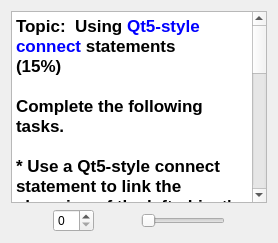
     <widget class="QWidget" name="tab_4">
      <attribute name="title">
       <string>P3</string>
      </attribute>
      <layout class="QVBoxLayout" name="verticalLayout_4">
       <item>
        <widget class="QTextBrowser" name="textBrowser_4">
         <property name="html">
          <string>&lt;!DOCTYPE HTML PUBLIC &quot;-//W3C//DTD HTML 4.0//EN&quot; &quot;http://www.w3.org/TR/REC-html40/strict.dtd&quot;&gt;
&lt;html&gt;&lt;head&gt;&lt;meta name=&quot;qrichtext&quot; content=&quot;1&quot; /&gt;&lt;style type=&quot;text/css&quot;&gt;
p, li { white-space: pre-wrap; }
&lt;/style&gt;&lt;/head&gt;&lt;body style=&quot; font-family:'Sans Serif'; font-size:9pt; font-weight:400; font-style:normal;&quot;&gt;
&lt;p style=&quot; margin-top:0px; margin-bottom:0px; margin-left:0px; margin-right:0px; -qt-block-indent:0; text-indent:0px;&quot;&gt;&lt;span style=&quot; font-family:'.Lucida Grande UI'; font-size:13pt; font-weight:600;&quot;&gt;Topic:  Using &lt;/span&gt;&lt;span style=&quot; font-family:'.Lucida Grande UI'; font-size:13pt; font-weight:600; color:#0000ff;&quot;&gt;Qt5-style connect &lt;/span&gt;&lt;span style=&quot; font-family:'.Lucida Grande UI'; font-size:13pt; font-weight:600;&quot;&gt;statements&lt;/span&gt;&lt;/p&gt;
&lt;p style=&quot; margin-top:0px; margin-bottom:0px; margin-left:0px; margin-right:0px; -qt-block-indent:0; text-indent:0px;&quot;&gt;&lt;span style=&quot; font-family:'.Lucida Grande UI'; font-size:13pt; font-weight:600;&quot;&gt;(15%)&lt;/span&gt;&lt;/p&gt;
&lt;p style=&quot;-qt-paragraph-type:empty; margin-top:0px; margin-bottom:0px; margin-left:0px; margin-right:0px; -qt-block-indent:0; text-indent:0px; font-family:'.Lucida Grande UI'; font-size:13pt; font-weight:600;&quot;&gt;&lt;br /&gt;&lt;/p&gt;
&lt;p style=&quot; margin-top:0px; margin-bottom:0px; margin-left:0px; margin-right:0px; -qt-block-indent:0; text-indent:0px;&quot;&gt;&lt;span style=&quot; font-family:'.Lucida Grande UI'; font-size:13pt; font-weight:600;&quot;&gt;Complete the following tasks.&lt;/span&gt;&lt;/p&gt;
&lt;p style=&quot;-qt-paragraph-type:empty; margin-top:0px; margin-bottom:0px; margin-left:0px; margin-right:0px; -qt-block-indent:0; text-indent:0px; font-family:'.Lucida Grande UI'; font-size:13pt; font-weight:600;&quot;&gt;&lt;br /&gt;&lt;/p&gt;
&lt;p style=&quot; margin-top:0px; margin-bottom:0px; margin-left:0px; margin-right:0px; -qt-block-indent:0; text-indent:0px;&quot;&gt;&lt;span style=&quot; font-family:'.Lucida Grande UI'; font-size:13pt; font-weight:600;&quot;&gt;* Use a Qt5-style connect statement to link the changing of the left object's value to changing the right object's value&lt;/span&gt;&lt;/p&gt;
&lt;p style=&quot;-qt-paragraph-type:empty; margin-top:0px; margin-bottom:0px; margin-left:0px; margin-right:0px; -qt-block-indent:0; text-indent:0px; font-family:'.Lucida Grande UI'; font-size:13pt; font-weight:600;&quot;&gt;&lt;br /&gt;&lt;/p&gt;
&lt;p style=&quot; margin-top:0px; margin-bottom:0px; margin-left:0px; margin-right:0px; -qt-block-indent:0; text-indent:0px;&quot;&gt;&lt;span style=&quot; font-family:'.Lucida Grande UI'; font-size:13pt; font-weight:600;&quot;&gt;* Use a Qt5-style connect statement to link the changing of the right object's value to changing the left object's value&lt;/span&gt;&lt;/p&gt;
&lt;p style=&quot;-qt-paragraph-type:empty; margin-top:0px; margin-bottom:0px; margin-left:0px; margin-right:0px; -qt-block-indent:0; text-indent:0px; font-family:'.Lucida Grande UI'; font-size:13pt; font-weight:600;&quot;&gt;&lt;br /&gt;&lt;/p&gt;
&lt;p style=&quot; margin-top:0px; margin-bottom:0px; margin-left:0px; margin-right:0px; -qt-block-indent:0; text-indent:0px;&quot;&gt;&lt;span style=&quot; font-family:'.Lucida Grande UI'; font-size:13pt; font-weight:600;&quot;&gt;HINT:  Left object name &lt;/span&gt;&lt;span style=&quot; font-family:'.Lucida Grande UI'; font-size:13pt; font-weight:600; color:#0000ff;&quot;&gt;spinBoxQt5 &lt;/span&gt;&lt;span style=&quot; font-family:'.Lucida Grande UI'; font-size:13pt; font-weight:600;&quot;&gt;and right object name &lt;/span&gt;&lt;span style=&quot; font-family:'.Lucida Grande UI'; font-size:13pt; font-weight:600; color:#0000ff;&quot;&gt;sliderQt5&lt;/span&gt;&lt;/p&gt;
&lt;p style=&quot;-qt-paragraph-type:empty; margin-top:0px; margin-bottom:0px; margin-left:0px; margin-right:0px; -qt-block-indent:0; text-indent:0px; font-family:'.Lucida Grande UI'; font-size:13pt; font-weight:600; color:#000000;&quot;&gt;&lt;br /&gt;&lt;/p&gt;
&lt;p style=&quot; margin-top:0px; margin-bottom:0px; margin-left:0px; margin-right:0px; -qt-block-indent:0; text-indent:0px;&quot;&gt;&lt;span style=&quot; font-family:'.Lucida Grande UI'; font-size:13pt; font-weight:600; color:#ff0000;&quot;&gt;Do NOT use the Designer tool to modify the form itself or you will receive&lt;/span&gt;&lt;span style=&quot; font-family:'.Lucida Grande UI'; font-size:13pt; font-weight:600; color:#000000;&quot;&gt; zero credit (0 points).&lt;/span&gt;&lt;/p&gt;
&lt;p style=&quot;-qt-paragraph-type:empty; margin-top:0px; margin-bottom:0px; margin-left:0px; margin-right:0px; -qt-block-indent:0; text-indent:0px; font-family:'.Lucida Grande UI'; font-size:13pt; font-weight:600; color:#000000;&quot;&gt;&lt;br /&gt;&lt;/p&gt;
&lt;p style=&quot; margin-top:0px; margin-bottom:0px; margin-left:0px; margin-right:0px; -qt-block-indent:0; text-indent:0px;&quot;&gt;&lt;span style=&quot; font-family:'.Lucida Grande UI'; font-size:13pt; font-weight:600; color:#000000;&quot;&gt;No credit (0 points) &lt;/span&gt;&lt;span style=&quot; font-family:'.Lucida Grande UI'; font-size:13pt; font-weight:600; color:#ff0000;&quot;&gt;unless you use hand-written Qt5-style connect statements on this problem.&lt;/span&gt;&lt;/p&gt;&lt;/body&gt;&lt;/html&gt;</string>
         </property>
        </widget>
       </item>
       <item>
        <layout class="QHBoxLayout" name="horizontalLayout_5">
         <item>
          <spacer name="horizontalSpacer_9">
           <property name="orientation">
            <enum>Qt::Horizontal</enum>
           </property>
           <property name="sizeHint" stdset="0">
            <size>
             <width>40</width>
             <height>20</height>
            </size>
           </property>
          </spacer>
         </item>
         <item>
          <widget class="QSpinBox" name="spinBoxQt5">
           <property name="maximum">
            <number>10</number>
           </property>
          </widget>
         </item>
         <item>
          <spacer name="horizontalSpacer_10">
           <property name="orientation">
            <enum>Qt::Horizontal</enum>
           </property>
           <property name="sizeHint" stdset="0">
            <size>
             <width>40</width>
             <height>20</height>
            </size>
           </property>
          </spacer>
         </item>
         <item>
          <widget class="QSlider" name="sliderQt5">
           <property name="maximum">
            <number>10</number>
           </property>
           <property name="orientation">
            <enum>Qt::Horizontal</enum>
           </property>
          </widget>
         </item>
         <item>
          <spacer name="horizontalSpacer_11">
           <property name="orientation">
            <enum>Qt::Horizontal</enum>
           </property>
           <property name="sizeHint" stdset="0">
            <size>
             <width>40</width>
             <height>20</height>
            </size>
           </property>
          </spacer>
         </item>
        </layout>
       </item>
      </layout>
     </widget>
